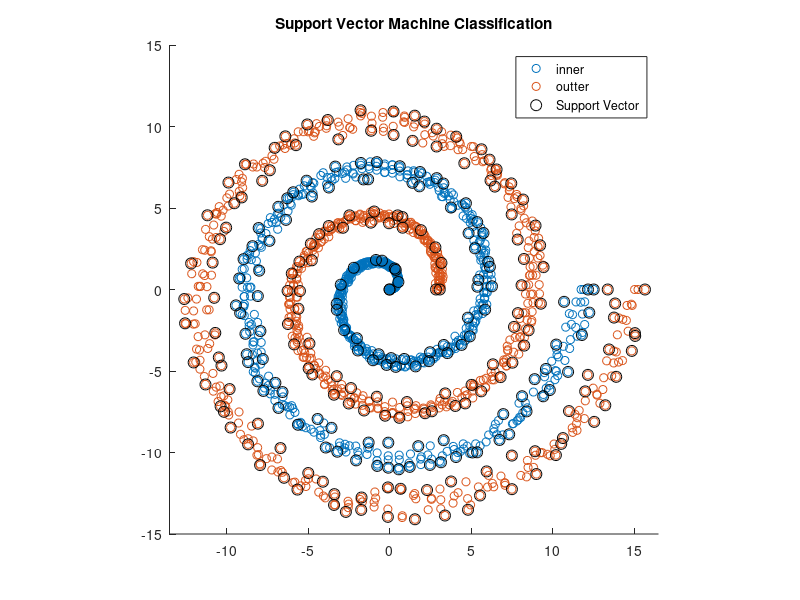

MATLAB code to generate this figure:
%% Example 8.1 Support Vector Machine
%
% * *Result in book* : Figure 8.10
% * *Code in book* : none
% * *Output* : |eg08_1.png|
% * *Usage* : |eg08_1(), eg08_1(400)|
%
%% Source Code
function eg08_1(n)
    % init
    rng(0, 'v5uniform'); rng(0, 'v5normal');
    % recommended, use it in future instead of
    % rand('state', 0); randn('state', 0);
    if nargin < 1
        n = 400;
    end

    % constant
    a = linspace(0, 4 * pi, n / 2);
    a = [a a a a];

    randin = @(a, b, n, m)...
        ((a + b) / 2.0 + (b - a) / 2.0 * rand(n, m));

    u = [randin(0.7, 1, n, 1); randin(0.8, 1, 2 * n, 1); randin(0.7, 1, n, 1)];
    u = [a .* cos(a), (a + pi) .* cos(a)]' .* u;
    v = [randin(0.7, 1, n, 1); randin(0.8, 1, 2 * n, 1); randin(0.7, 1, n, 1)];
    v = [a .* sin(a), (a + pi) .* sin(a)]' .* v;

    x = [u, v];

    getlabel = @(name, n) ...
        (mat2cell(repmat(name, n, 1), ones(1, n), length(name)));

    y = cat(1, getlabel('inner', n * 2), getlabel('outter', n * 2));

    % support vector mechines model
    SVMModel = fitcsvm(x, y, 'KernelFunction', 'gaussian')

    % plot
    classes = SVMModel.ClassNames;
    sv = SVMModel.SupportVectors;
    figure('Name', 'SVM Example');
    gscatter(x(:, 1), x(:, 2), y);
    hold on;
    plot(sv(:, 1), sv(:, 2), 'ko', 'MarkerSize', 8);
    legend(classes{1}, classes{2}, 'Support Vector');
    axis([-13.5, 16.5, -15, 15]); axis square;
    title('Support Vector Machine Classification');
    saveas(gcf, 'eg08_1', 'png');
end